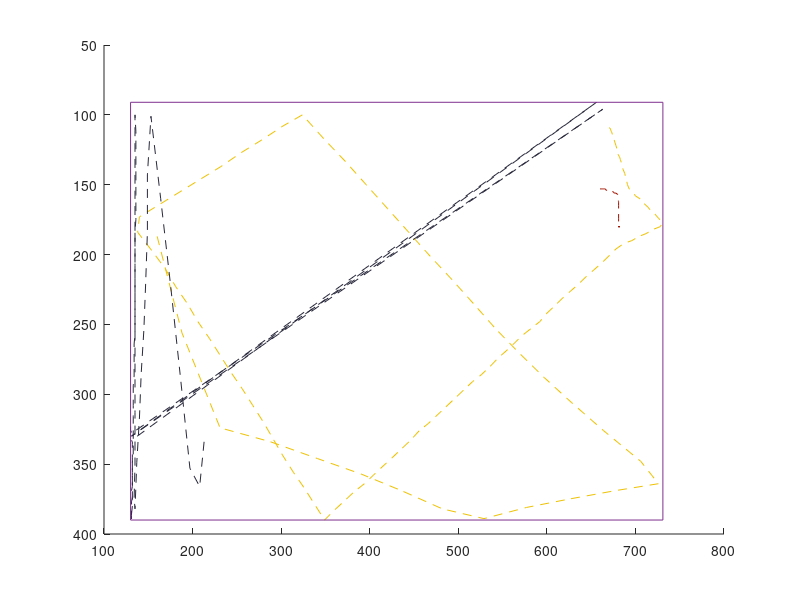

Write the MATLAB code that produced this figure. (Note: this script raises an error after producing the figure.)
clear;clc; close all

pos = [[681,180,160,187,213,334];[681,180,188,256,213,334];[682,180,231,324,208,366];[681,180,288,334,197,353];[681,180,341,346,186,286];[681,180,390,357,175,221];[682,180,436,369,164,160];[682,180,482,382,153,101];[681,180,529,389,149,143];[682,180,577,381,149,184];[681,180,625,375,147,221];[681,180,677,369,145,254];[681,180,726,364,142,285];[681,180,706,348,140,317];[681,180,664,326,137,349];[681,180,628,306,135,382];[681,180,597,288,134,374];[681,180,568,270,135,351];[681,180,542,253,135,331];[681,180,517,235,135,313];[681,180,493,218,135,295];[681,180,468,201,135,278];[681,180,444,184,135,261];[681,180,420,167,135,243];[681,180,396,150,135,227];[681,180,372,133,135,210];[681,180,348,117,135,193];[681,180,324,100,135,176];[681,180,302,108,135,160];[681,180,278,118,135,143];[681,180,255,127,135,126];[681,180,232,137,135,111];[682,180,209,146,135,100];[681,180,186,155,136,112];[681,180,163,164,136,121];[681,180,140,173,136,130];[681,180,138,184,136,139];[681,180,155,198,136,148];[681,180,169,210,136,157];[681,180,181,223,136,166];[681,180,194,235,136,175];[681,180,206,248,135,183];[681,180,219,260,135,192];[681,180,231,272,135,200];[681,180,243,284,135,208];[681,180,256,296,135,217];[681,180,268,308,135,225];[681,180,280,320,135,233];[681,180,291,332,135,241];[681,180,302,344,135,249];[681,180,314,356,135,257];[681,180,326,367,134,264];[681,180,338,379,134,272];[681,180,349,390,134,279];[681,180,360,383,134,287];[681,180,372,376,133,294];[681,180,382,370,133,301];[681,180,394,364,133,308];[681,180,404,358,133,316];[681,180,414,352,133,323];[681,180,426,345,133,329];[682,180,436,339,133,336];[682,180,446,333,133,343];[682,180,456,326,132,349];[681,180,466,321,132,356];[681,180,476,315,132,362];[681,180,486,309,132,368];[681,180,496,303,132,374];[681,180,506,297,132,380];[681,180,516,291,131,386];[681,180,526,286,131,390];[681,180,536,280,131,387];[681,180,545,274,131,383];[681,180,554,269,131,381];[681,180,564,263,131,377];[681,180,572,258,132,374];[681,180,582,253,132,371];[681,180,592,248,131,369];[681,180,600,242,132,366];[681,180,610,236,132,363];[681,180,618,231,132,360];[681,180,627,226,132,358];[681,180,636,221,132,356];[681,180,644,216,132,353];[681,180,653,211,132,351];[681,180,662,206,132,349];[681,180,670,201,132,347];[681,180,678,196,132,345];[681,179,687,192,132,343];[681,177,696,190,132,341];[681,176,704,187,132,339];[681,174,712,185,132,337];[681,171,720,182,132,336];[681,169,728,180,132,334];[681,168,731,177,131,333];[681,167,726,174,656,91];[681,165,722,171,131,330];[681,163,718,169,663,96];[681,162,714,166,131,328];[680,161,709,163,131,327];[680,159,705,160,130,326];[680,159,700,158,130,325];[680,158,697,155,130,324];[680,157,693,153,130,324];[678,156,691,150,130,323];[676,156,690,147,130,323];[675,155,689,145,130,322];[673,155,688,142,131,322];[671,154,686,139,131,321];[670,154,685,137,131,321];[668,154,684,134,131,321];[667,154,683,132,131,321];[666,153,682,130,131,321];[665,153,680,128,131,321];[664,153,680,126,131,321];[663,153,679,124,131,321];[662,153,678,122,131,321];[661,153,677,120,131,321];[660,153,676,118,131,321];[659,153,675,117,131,321];[659,153,674,115,131,321];[658,153,674,114,131,321];[657,153,673,112,131,321];[657,153,672,111,131,321];[656,153,672,110,131,321];[656,153,670,109,131,321]];
ball_diam = 11;

x_min = min(min(pos(:,[1 3 5])));
x_max = max(max(pos(:,[1 3 5])));
y_min = min(min(pos(:,[2 4 6])));
y_max = max(max(pos(:,[2 4 6])));

ScoreSheet = figure(1);

hold on

plot(pos(:,1),pos(:,2),'color',[0.631 0.075 0.004],'lineStyle','--');
plot(pos(:,3),pos(:,4),'color',[0.929 0.761 0.016],'lineStyle','--');
plot(pos(:,5),pos(:,6),'color',[0.157 0.157 0.235],'lineStyle','--');
axis ij

line([x_min x_max],[y_min y_min]);
line([x_min x_max],[y_max y_max]);
line([x_min x_min],[y_min y_max]);
line([x_max x_max],[y_min y_max]);

posleft = [pos;pos(end,:);pos(end,:)];
posright = [pos(1,:);pos(1,:);pos];
pos = [pos(1,:);pos;pos(end,:)];

n_frames = numel(pos)/6;

vel = (posright-posleft)/2;
acc = (posright-2*pos+posleft)/4;

dist(1) = floor(sum(sqrt(vel(2:end-1,1).^2+vel(2:end-1,2).^2)));
dist(2) = floor(sum(sqrt(vel(2:end-1,3).^2+vel(2:end-1,4).^2)));
dist(3) = floor(sum(sqrt(vel(2:end-1,5).^2+vel(2:end-1,6).^2)));

velleft=[vel(2:end,:);vel(end,:)];
velright=[vel(1,:);vel(1:end-1,:)];

moving(:,1) = (pos(:,1)-pos(1,1)).^2 + (pos(:,2)-pos(1,2)).^2 >= 100;
moving(:,2) = (pos(:,3)-pos(1,3)).^2 + (pos(:,4)-pos(1,4)).^2 >= 100;
moving(:,3) = (pos(:,5)-pos(1,5)).^2 + (pos(:,6)-pos(1,6)).^2 >= 100;

moving_ind = find(moving);
player_ball = ceil(min(moving_ind(mod(moving_ind-1,n_frames)==min(mod(moving_ind-1,n_frames))))/n_frames);

if player_ball == 1
    player='red';
    ball_a = 2;
    ball_b = 3;
elseif player_ball == 2
    player='yellow';
    ball_a = 1;
    ball_b = 3;
else
    player='white';
    player_ball = 3;
    ball_a = 1;
    ball_b = 2;
end

vel_comp = sqrt(max(vel(:,2*player_ball-1).^2+vel(:,2*player_ball).^2,max(velleft(:,2*player_ball-1).^2+velleft(:,2*player_ball).^2,velright(:,2*player_ball-1).^2+velright(:,2*player_ball).^2)));

vel_comp_a = ball_diam + sqrt(max((vel(:,2*player_ball-1)-vel(:,2*ball_a-1)).^2+(vel(:,2*player_ball)-vel(:,2*ball_a)).^2,max((velleft(:,2*player_ball-1)-velleft(:,2*ball_a-1)).^2+(velleft(:,2*player_ball)-velleft(:,2*ball_a)).^2,(velright(:,2*player_ball-1)-velright(:,2*ball_a-1)).^2+(velright(:,2*player_ball)-velright(:,2*ball_a)).^2)));
vel_comp_b = ball_diam + sqrt(max((vel(:,2*player_ball-1)-vel(:,2*ball_b-1)).^2+(vel(:,2*player_ball)-vel(:,2*ball_b)).^2,max((velleft(:,2*player_ball-1)-velleft(:,2*ball_b-1)).^2+(velleft(:,2*player_ball)-velleft(:,2*ball_b)).^2,(velright(:,2*player_ball-1)-velright(:,2*ball_b-1)).^2+(velright(:,2*player_ball)-velright(:,2*ball_b)).^2)));

band_touch_left = velleft(:,2*player_ball-1) < 0 & velright(:,2*player_ball-1) > 0 & (pos(:,2*player_ball-1)-x_min) <= vel_comp;
band_touch_right = velleft(:,2*player_ball-1) > 0 & velright(:,2*player_ball-1) < 0 & (-pos(:,2*player_ball-1)+x_max) <= vel_comp;
band_touch_up = velleft(:,2*player_ball) < 0 & velright(:,2*player_ball) > 0 & (pos(:,2*player_ball)-y_min) <= vel_comp;
band_touch_down = velleft(:,2*player_ball) > 0 & velright(:,2*player_ball) < 0 & (-pos(:,2*player_ball)+y_max) <= vel_comp;
ball_touch_a = (abs(acc(:,2*player_ball-1)) > 0 | abs(acc(:,2*player_ball)) > 0) & (abs(acc(:,2*ball_a-1)) > 0 | abs(acc(:,2*ball_a)) > 0) & ((pos(:,2*player_ball-1)-pos(:,2*ball_a-1)).^2 + (pos(:,2*player_ball)-pos(:,2*ball_a)).^2) < vel_comp_a.^2;
ball_touch_b = (abs(acc(:,2*player_ball-1)) > 0 | abs(acc(:,2*player_ball)) > 0) & (abs(acc(:,2*ball_b-1)) > 0 | abs(acc(:,2*ball_b)) > 0) & ((pos(:,2*player_ball-1)-pos(:,2*ball_b-1)).^2 + (pos(:,2*player_ball)-pos(:,2*ball_b)).^2) < vel_comp_b.^2;

band_touch_left_left = [band_touch_left(2:end);band_touch_left(end)];
band_touch_right_left = [band_touch_right(2:end);band_touch_right(end)];
band_touch_up_left = [band_touch_up(2:end);band_touch_up(end)];
band_touch_down_left = [band_touch_down(2:end);band_touch_down(end)];
ball_touch_a_left = [ball_touch_a(2:end);ball_touch_a(end)];
ball_touch_b_left = [ball_touch_b(2:end);ball_touch_b(end)];

band_touch_left(band_touch_left & band_touch_left_left) = 0;
band_touch_right(band_touch_right & band_touch_right_left) = 0;
band_touch_up(band_touch_up & band_touch_up_left) = 0;
band_touch_down(band_touch_down & band_touch_down_left) = 0;
ball_touch_a(ball_touch_a & ball_touch_a_left) = 0;
ball_touch_b(ball_touch_b & ball_touch_b_left) = 0;

band_touch=find(band_touch_left | band_touch_right | band_touch_up | band_touch_down);
ball_touch_a = find(ball_touch_a);
ball_touch_b = find(ball_touch_b);

plot(pos(band_touch,2*player_ball-1),pos(band_touch,2*player_ball),'sq','lineStyle','none','color',[0.000000,0.000000,0.000000]);
plot(pos(ball_touch_a,2*player_ball-1),pos(ball_touch_a,2*player_ball),'o','lineStyle','none','color',[0.000000,0.000000,0.000000]);
plot(pos(ball_touch_b,2*player_ball-1),pos(ball_touch_b,2*player_ball),'o','lineStyle','none','color',[0.000000,0.000000,0.000000]);

win = 0;

if numel(ball_touch_a) && numel(ball_touch_b) && numel(band_touch)>=3
    if max(ball_touch_a) < min(ball_touch_b)
        band_touch = band_touch(band_touch>max(ball_touch_a) & band_touch<min(ball_touch_b));
        if numel(band_touch)>=3
            win = 1;
        end
    else
        band_touch = band_touch(band_touch>max(ball_touch_b) & band_touch<min(ball_touch_a));
        if numel(band_touch)>=3
            win = 1;
        end
    end
end

if numel(ball_touch_a) && numel(ball_touch_b)
    balls_touched_t = "2 balls touched";
elseif numel(ball_touch_a) || numel(ball_touch_b)
    balls_touched_t = "1 ball touched";
else
    balls_touched_t = "No ball touched";
end

if numel(band_touch) >= 2
    band_touched_t = sprintf("%d bands touched",numel(band_touch));
elseif numel(band_touch) == 1
    band_touched_t = "1 band touched";
else
    band_touched_t = "No band touched";
end

if win
    win_mess = "You won. You're wonderful <3";
else
    win_mess = "You lost. You litte shit.";
end

text_to_display = {sprintf("Scores for player %s",player),balls_touched_t,band_touched_t,sprintf("dist(r) = %dpx",dist(1)),sprintf("dist(y) = %dpx",dist(2)),sprintf("dist(w) = %dpx",dist(3)),win_mess};
x_text = x_min + [1 13 13 1 7 13 1]*(x_max-x_min)/18;
y_text = y_max + [14 14 43 72 72 72 43];
text(x_text,y_text,text_to_display);

time_t = floor(clock);
scoresheet_title = sprintf('Scores Sheet - F2 - %s %dh%dmin%ds',date,time_t(4:6));
sgtitle(scoresheet_title)

axis([x_min-5 x_max+5 y_min-5 y_max+100]);
set(gca,'visible','off');
set(gca,'xtick',[]);

set(gcf, 'PaperUnits', 'centimeters', 'Units', 'centimeters');
set(gcf, 'PaperSize', [29.7 21]);
set(gcf, 'Position', [0.5 0.5 28.7 20]);

saveas(ScoreSheet,'ScoreSheet','pdf');
open('ScoreSheet.pdf');

clc;clear;

return
